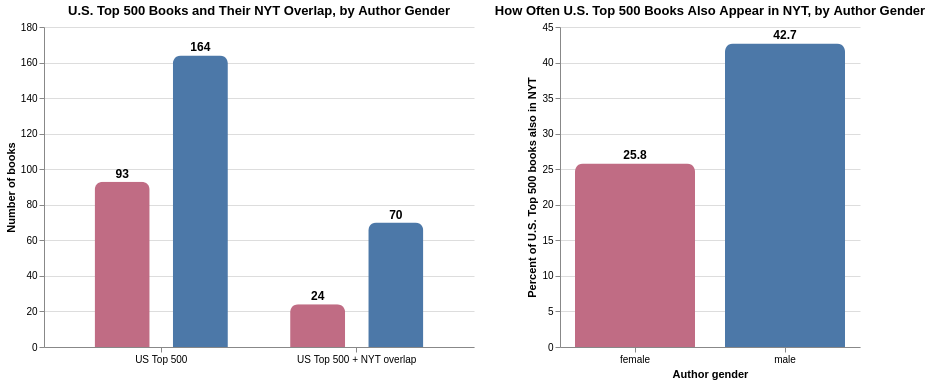

Source (notebook cell):
### Markdown cell above
## 4. Which American women-authored books appear in both the Goodreads Top Ranked Novels dataset and the New York Times Hardcover Fiction Bestsellers dataset?

### Code cell
count_chart = (
    alt.Chart(overlap_count_long)
    .mark_bar(cornerRadiusTopLeft=8, cornerRadiusTopRight=8, width=55)
    .encode(
        x=alt.X("group:N", title=None, axis=alt.Axis(labelAngle=0)),
        xOffset=alt.XOffset("author_gender:N"),
        y=alt.Y("count:Q", title="Number of books"),
        color=alt.Color("author_gender:N", scale=color_scale, title="Author gender"),
        tooltip=[
            alt.Tooltip("group:N", title="Group"),
            alt.Tooltip("author_gender:N", title="Gender"),
            alt.Tooltip("count:Q", title="Books")
        ]
    )
    .properties(
        title="U.S. Top 500 Books and Their NYT Overlap, by Author Gender",
        width=430,
        height=320
    )
)

count_labels = (
    alt.Chart(overlap_count_long)
    .mark_text(dy=-8, fontSize=12, fontWeight="bold")
    .encode(
        x=alt.X("group:N"),
        xOffset=alt.XOffset("author_gender:N"),
        y=alt.Y("count:Q"),
        text=alt.Text("count:Q")
    )
)

rate_chart = (
    alt.Chart(overlap_summary)
    .mark_bar(cornerRadiusTopLeft=8, cornerRadiusTopRight=8, width=120)
    .encode(
        x=alt.X("author_gender:N", title="Author gender", axis=alt.Axis(labelAngle=0)),
        y=alt.Y("overlap_rate:Q", title="Percent of U.S. Top 500 books also in NYT"),
        color=alt.Color("author_gender:N", scale=color_scale, legend=None),
        tooltip=[
            alt.Tooltip("author_gender:N", title="Gender"),
            alt.Tooltip("top500_count:Q", title="U.S. Top 500 books"),
            alt.Tooltip("overlap_count:Q", title="Overlap books"),
            alt.Tooltip("overlap_rate:Q", title="Overlap rate", format=".1f")
        ]
    )
    .properties(
        title="How Often U.S. Top 500 Books Also Appear in NYT, by Author Gender",
        width=300,
        height=320
    )
)

rate_labels = (
    alt.Chart(overlap_summary)
    .mark_text(dy=-8, fontSize=12, fontWeight="bold")
    .encode(
        x=alt.X("author_gender:N"),
        y=alt.Y("overlap_rate:Q"),
        text=alt.Text("overlap_rate:Q", format=".1f")
    )
)

display(
    alt.hconcat(count_chart + count_labels, rate_chart + rate_labels)
    .configure_view(stroke=None)
)

### Figure 1 — Vega-Lite specification as saved in the notebook (floating-point values rounded to 4 significant figures)
{"config": {"view": {"continuousWidth": 300, "continuousHeight": 300, "stroke": null}}, "hconcat": [{"layer": [{"mark": {"type": "bar", "cornerRadiusTopLeft": 8, "cornerRadiusTopRight": 8, "width": 55}, "encoding": {"color": {"field": "author_gender", "scale": {"domain": ["female", "male"], "range": ["#C06C84", "#4C78A8"]}, "title": "Author gender", "type": "nominal"}, "tooltip": [{"field": "group", "title": "Group", "type": "nominal"}, {"field": "author_gender", "title": "Gender", "type": "nominal"}, {"field": "count", "title": "Books", "type": "quantitative"}], "x": {"axis": {"labelAngle": 0}, "field": "group", "title": null, "type": "nominal"}, "xOffset": {"field": "author_gender", "type": "nominal"}, "y": {"field": "count", "title": "Number of books", "type": "quantitative"}}, "title": "U.S. Top 500 Books and Their NYT Overlap, by Author Gender"}, {"mark": {"type": "text", "dy": -8, "fontSize": 12, "fontWeight": "bold"}, "encoding": {"text": {"field": "count", "type": "quantitative"}, "x": {"field": "group", "type": "nominal"}, "xOffset": {"field": "author_gender", "type": "nominal"}, "y": {"field": "count", "type": "quantitative"}}}], "data": {"name": "data-ffd94a3d13dac8060abf8985a0a4c834"}, "height": 320, "width": 430}, {"layer": [{"mark": {"type": "bar", "cornerRadiusTopLeft": 8, "cornerRadiusTopRight": 8, "width": 120}, "encoding": {"color": {"field": "author_gender", "legend": null, "scale": {"domain": ["female", "male"], "range": ["#C06C84", "#4C78A8"]}, "type": "nominal"}, "tooltip": [{"field": "author_gender", "title": "Gender", "type": "nominal"}, {"field": "top500_count", "title": "U.S. Top 500 books", "type": "quantitative"}, {"field": "overlap_count", "title": "Overlap books", "type": "quantitative"}, {"field": "overlap_rate", "format": ".1f", "title": "Overlap rate", "type": "quantitative"}], "x": {"axis": {"labelAngle": 0}, "field": "author_gender", "title": "Author gender", "type": "nominal"}, "y": {"field": "overlap_rate", "title": "Percent of U.S. Top 500 books also in NYT", "type": "quantitative"}}, "title": "How Often U.S. Top 500 Books Also Appear in NYT, by Author Gender"}, {"mark": {"type": "text", "dy": -8, "fontSize": 12, "fontWeight": "bold"}, "encoding": {"text": {"field": "overlap_rate", "format": ".1f", "type": "quantitative"}, "x": {"field": "author_gender", "type": "nominal"}, "y": {"field": "overlap_rate", "type": "quantitative"}}}], "data": {"name": "data-d3ccb310f97ae14d8b0485f0ffce9eee"}, "height": 320, "width": 300}], "$schema": "https://vega.github.io/schema/vega-lite/v6.4.1.json", "datasets": {"data-ffd94a3d13dac8060abf8985a0a4c834": [{"author_gender": "female", "group": "US Top 500", "count": 93}, {"author_gender": "male", "group": "US Top 500", "count": 164}, {"author_gender": "female", "group": "US Top 500 + NYT overlap", "count": 24}, {"author_gender": "male", "group": "US Top 500 + NYT overlap", "count": 70}], "data-d3ccb310f97ae14d8b0485f0ffce9eee": [{"author_gender": "female", "top500_count": 93, "overlap_count": 24, "overlap_rate": 25.81}, {"author_gender": "male", "top500_count": 164, "overlap_count": 70, "overlap_rate": 42.68}]}}
